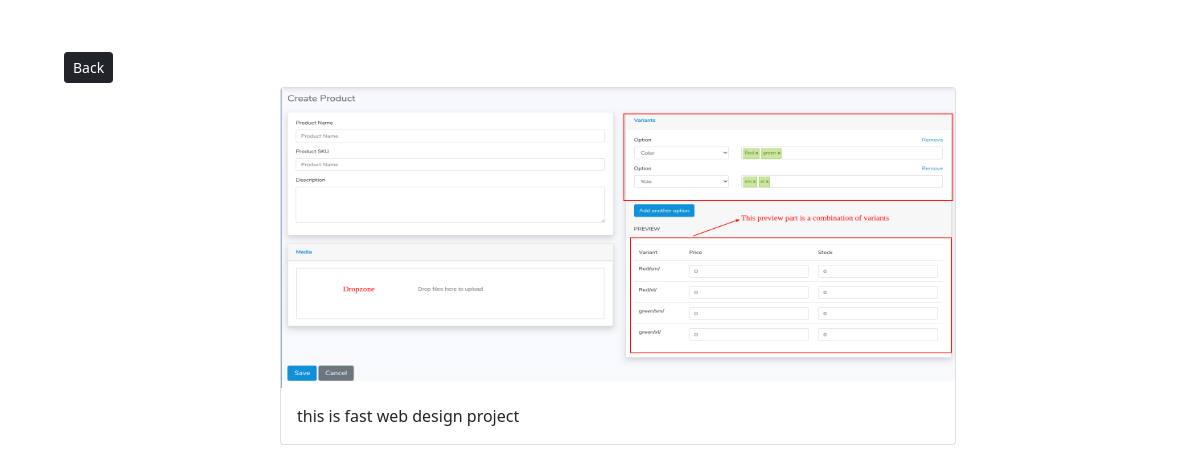
Screenshot of /photo/1/ with the database file from the repository.
### myapp/models.py (models this page shows, shortened)
class Photo(models.Model):
    category = models.ForeignKey(Category, on_delete=models.CASCADE)
    image = models.ImageField(upload_to = 'photo/')
    descriptions= models.TextField()

### myapp/views.py (the view)
# urls.py: path('photo/<str:pk>/', views.viewPhoto, name='photo'),
def viewPhoto(request, pk):
    photo =  Photo.objects.get(id=pk)
    context={
        'photo':photo,
    }
    return render(request,'photo.html',context)

### template/photo.html (shortened to what this page needs)
<!DOCTYPE html>
<html lang="en">
<head>
    <link href="https://cdn.jsdelivr.net/npm/bootstrap@5.0.2/dist/css/bootstrap.min.css" rel="stylesheet" >
</head>
<body>
    <div class="container m-5">
        <a href="{% url 'myapp:index' %}" class='btn btn-dark btn-sm m-1'>Back</a>
        <div class="row justify-content-center">
            <div class="" style='width:700px;height:90vh'>
                <div class="card">
                    <img style='width: 100%;height:300px;'src="{{ photo.image.url }}" class="card-img-top" alt="...">
                    <div class="card-body">
                        <p class="card-text">{{ photo.descriptions }}</p>
                    </div>
                </div>
            </div>
        </div>
    </div>
</body>
</html>

### rows the page displays
Photo: image (picture), descriptions "this is fast web design project"
